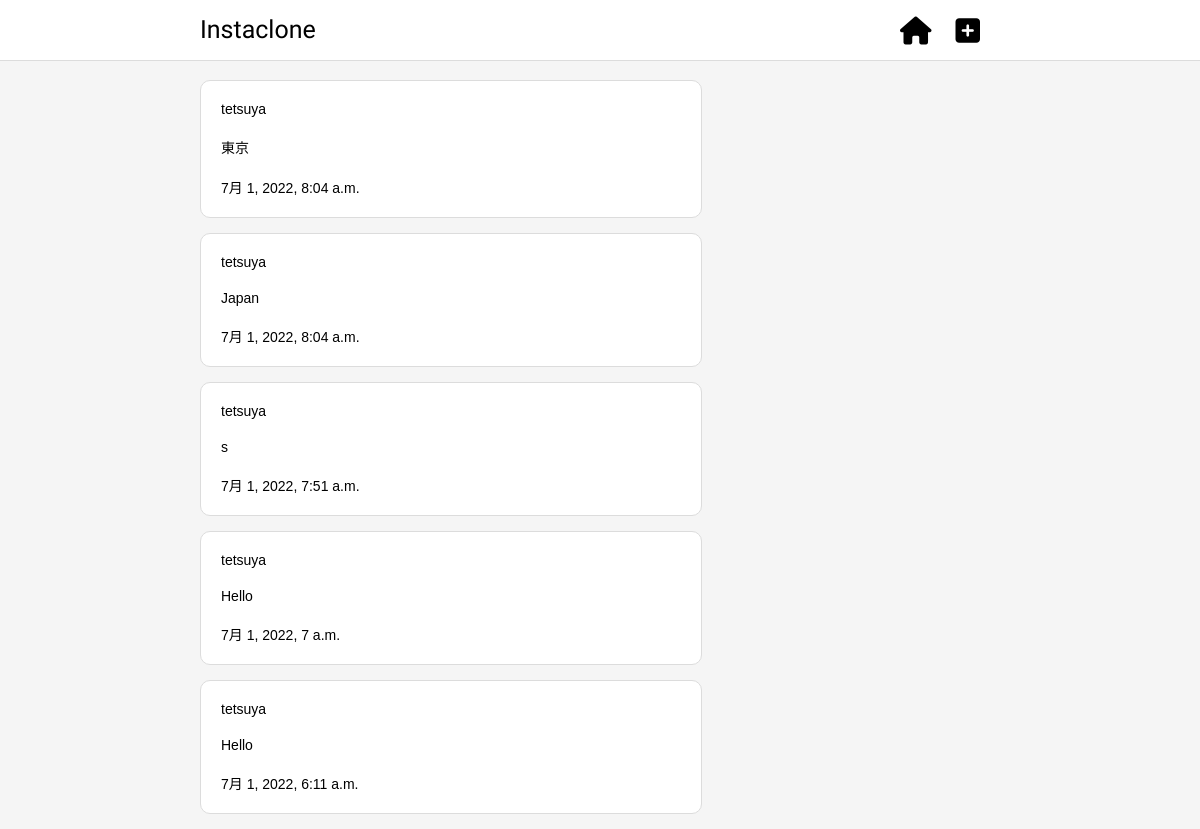
Before: / with the older database file.
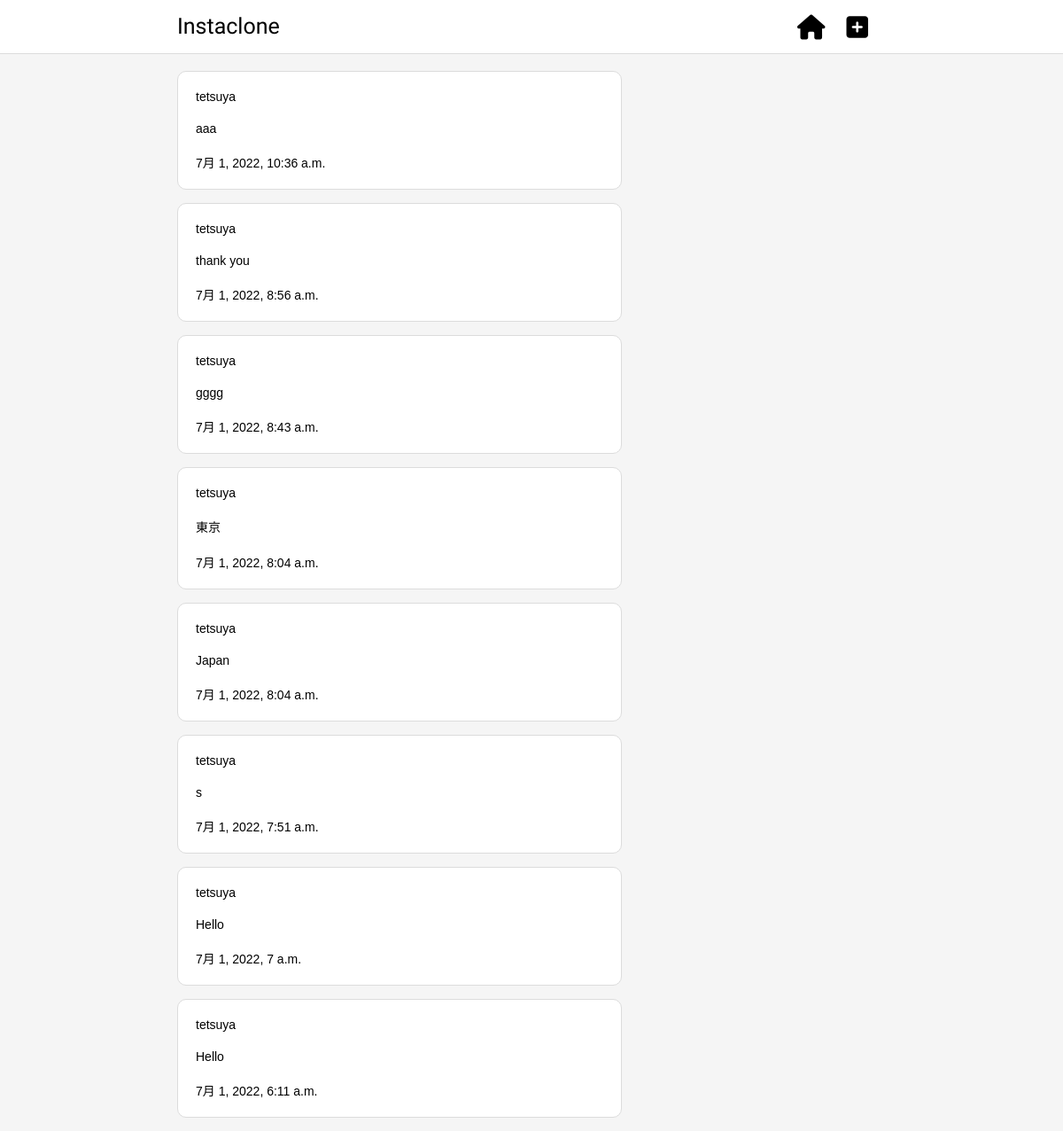
After: the same page with the newer database file.
### instagramclone/models.py (models this page shows, shortened)
class Instapost(models.Model):
    author = models.ForeignKey(settings.AUTH_USER_MODEL, on_delete=models.CASCADE)
    text = models.TextField()
    created_date = models.DateTimeField(default=timezone.now)

### instagramclone/views.py (the view)
# urls.py: path('', views.instapost_list, name='instapost_list'),
def instapost_list(request):
    posts = Instapost.objects.filter(
        created_date__lte=timezone.now()).order_by('-created_date')
    return render(request, 'instagramclone/home.html', {'posts': posts})

### instagramclone/templates/instagramclone/home.html
{% extends 'instagramclone/templatepage.html' %}
{% block content %}
{% for post in posts %}
    <div class="post-box">
        <div class="post-user post-container">
            <p>{{ post.author }}</p>
        </div>
        <div class="post-container">
            <p>{{ post.text|linebreaksbr }}</p>
            <p class="created-date">{{ post.created_date }}</p>
        </div>
    </div>
{% endfor %}
{% endblock %}

Changed rows visible on the page:
added Instapost: author "tetsuya", text "aaa", created_date "7月 1, 2022, 10:36 a.m."
added Instapost: author "tetsuya", text "thank you", created_date "7月 1, 2022, 8:56 a.m."
added Instapost: author "tetsuya", text "gggg", created_date "7月 1, 2022, 8:43 a.m."
